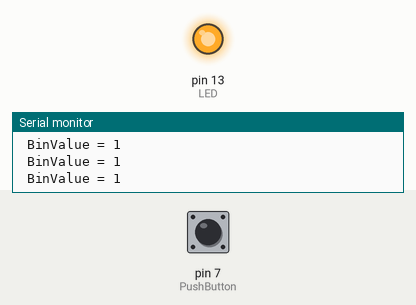
Simulated run of this sketch. Board: Arduino Uno, built with avr-gcc and run on an emulated ATmega328P. On the bench: output pins drawn as LEDs (lit = HIGH), the last lines printed to the serial monitor. The test bench sets the inputs (shaded band); at power-on: pin 7 (PushButton) HIGH.

Above: at 1.2 s.
1.3 s: pin 7 (PushButton) pulled LOW for 0.15 s
At 1.39 s:
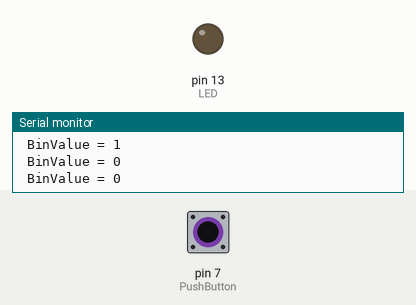
2.9 s: pin 7 (PushButton) pulled LOW for 3.2 s
At 6.7 s:
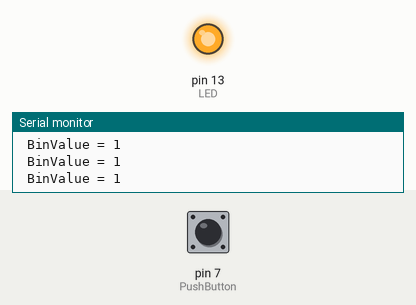
Timing chart, 0 to 8.2 s (numbered marks = the images above; inputs shaded):
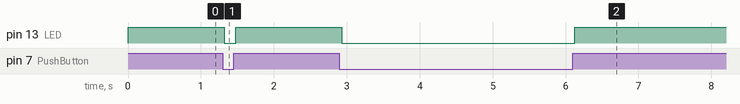

The sketch:

DigitalInputPullup.ino
```cpp
int PushButton = 7; // initialize digital pin 7 as an Input
int LED = 13; // initialize digital pin 13 as the LED.
void setup() {
  Serial.begin(9600);   //start serial connection
  pinMode(PushButton, INPUT_PULLUP);  //configure pin 7 as an input and enable the internal pull-up resistor
  pinMode(LED, OUTPUT); // /configure LED as an output
}

void loop() {
  int BinValue = digitalRead(PushButton);   //read the pushbutton value into a variable
  Serial.print(" BinValue = " ); // print out the line "BinValue = "
  Serial.println(BinValue);  //print out the value of the pushbutton
if (BinValue==1){ // To set the condition for the "if" the condition is the BinValue equal to 1
  digitalWrite (LED, HIGH); // Action when the value of the input is 1 the LED turn on
}
else {
  digitalWrite (LED, LOW);// Action when the value of the input is not 1 LED turn off
}

}
```

Measured:
- after the input at 1.3 s, pin 13 (LED): HIGH → LOW at once, → HIGH 0.16 s later
- after the input at 2.9 s, pin 13 (LED): HIGH → LOW at once, → HIGH 3.2 s later
